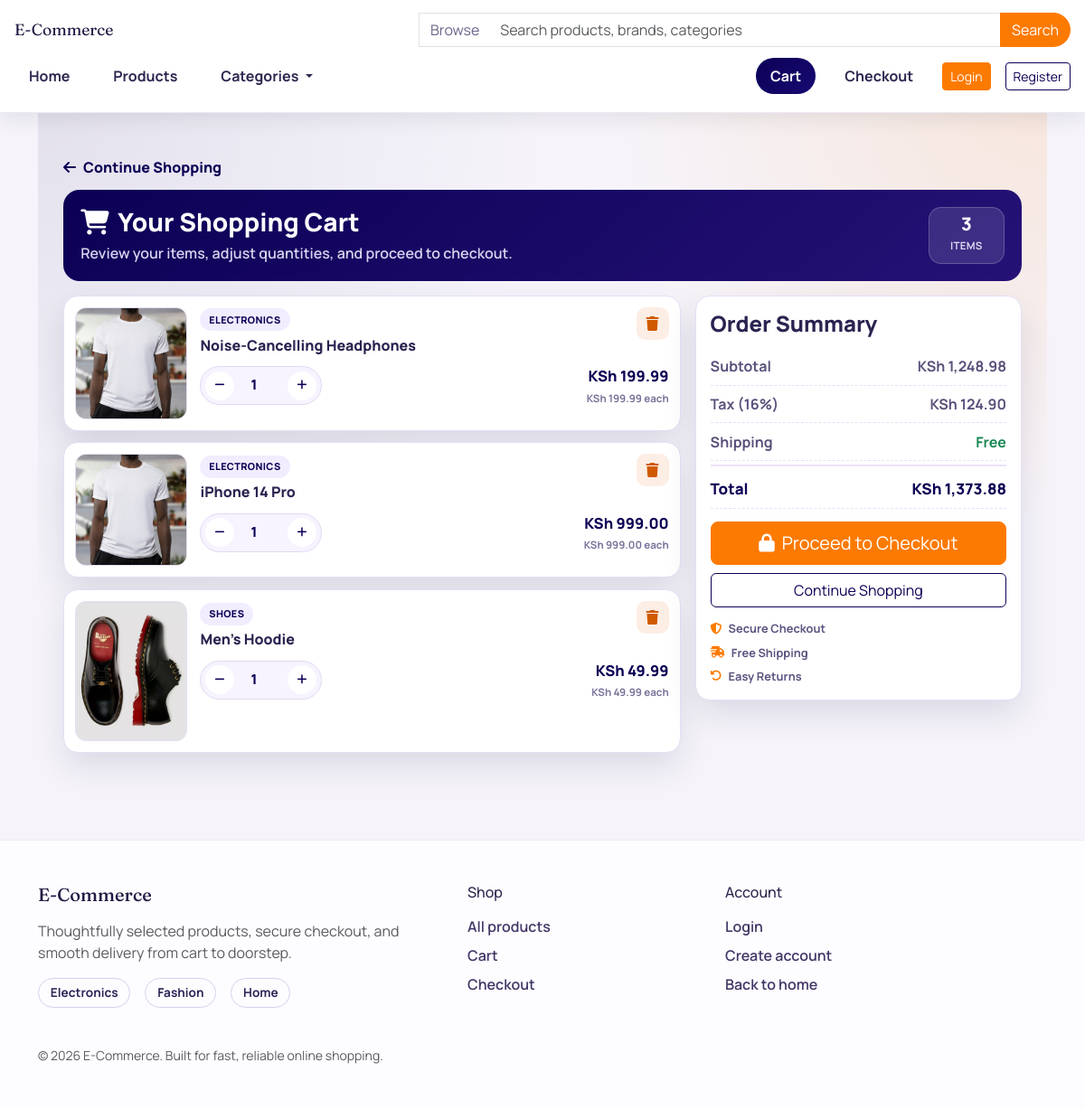
Page /index.php?page=cart on the committed database.
### tables this page shows
CREATE TABLE `cart_items` (
  `id` int(10) UNSIGNED NOT NULL,
  `cart_id` int(10) UNSIGNED NOT NULL,
  `product_id` int(10) UNSIGNED NOT NULL,
  `quantity` int(10) UNSIGNED NOT NULL DEFAULT 1,
  `price` decimal(10,2) NOT NULL,
  `created_at` timestamp NOT NULL DEFAULT current_timestamp()
);

CREATE TABLE `products` (
  `id` int(10) UNSIGNED NOT NULL,
  `sku` varchar(100) DEFAULT NULL,
  `name` varchar(255) NOT NULL,
  `slug` varchar(191) NOT NULL,
  `description` text DEFAULT NULL,
  `category_id` int(10) UNSIGNED DEFAULT NULL,
  `tags` text DEFAULT NULL,
  `price` decimal(10,2) NOT NULL DEFAULT 0.00,
  `image_path` varchar(255) DEFAULT NULL,
  `sale_price` decimal(10,2) DEFAULT NULL,
  `stock` int(11) NOT NULL DEFAULT 0,
  `is_active` tinyint(1) NOT NULL DEFAULT 1,
  `created_at` timestamp NOT NULL DEFAULT current_timestamp(),
  `updated_at` timestamp NULL DEFAULT NULL ON UPDATE current_timestamp()
);

CREATE TABLE `settings` (
  `key` varchar(191) NOT NULL,
  `value` text DEFAULT NULL,
  `updated_at` timestamp NOT NULL DEFAULT current_timestamp() ON UPDATE current_timestamp()
);

### pages/cart.php (the view, shortened to what the rows shown need)
<?php
$user = $_SESSION['user'] ?? null;
require_once __DIR__ . '/../includes/db_functions.php';
if ($user) {
    $cart = get_user_cart((int)$user['id']);
} else {
    $cart = get_session_cart();
}
$tax_rate = 0.10;
$currency = get_setting('currency', 'KSh');
if ($currency === 'KSh' || $currency === 'KES') {
    $currency_prefix = 'KSh ';
} elseif ($currency === 'USD') {
    $currency_prefix = '$';
} else {
    $currency_prefix = $currency . ' ';
}
?>
<section
    class="cart-shell"
    data-cart-root
    data-tax-rate="<?php echo htmlspecialchars((string)$tax_rate, ENT_QUOTES, 'UTF-8'); ?>"
    data-currency-prefix="<?php echo htmlspecialchars($currency_prefix, ENT_QUOTES, 'UTF-8'); ?>"
>
    <div class="container py-4 py-lg-5">
        <header class="cart-header">
            <div>
                <h1><i class="fas fa-shopping-cart"></i> Your Shopping Cart</h1>
            </div>
        </header>
        <?php if (!$cart || empty($cart['items'])): ?>
            <div class="cart-empty-state" data-cart-empty>
                <div class="cart-empty-icon">
                    <i class="fas fa-shopping-basket"></i>
                </div>
                <h3>Your Cart Is Empty</h3>
                <p>Start exploring and add products to build your order.</p>
                <p class="cart-local-hint" data-cart-local-hint></p>
                <a href="index.php?page=products" class="btn btn-primary btn-lg">
                    <i class="fas fa-bag-shopping me-2"></i>Browse Products
                </a>
            </div>
        <?php else: ?>
            <div class="cart-layout">
                <div class="cart-lines" data-cart-list>
                    <?php foreach ($cart['items'] as $item): ?>
                        <?php
                            $item_id = (int)($item['id'] ?? 0);
                            $qty = (int)($item['quantity'] ?? 1);
                            $unit_price = (float)($item['unit_price'] ?? 0);
                            $line_total = (float)($item['subtotal'] ?? 0);
                            $item_image = resolve_product_image_path($item);
                            $item_category = trim((string)($item['categories'] ?? ''));
                            if ($item_category === '') {
                                $item_category = ucwords(str_replace('-', ' ', guess_product_category_slug($item)));
                            }
                        ?>
                        <article
                            class="cart-line-item"
                            data-cart-item
                            data-item-id="<?php echo $item_id; ?>"
                            data-quantity="<?php echo $qty; ?>"
                            data-unit-price="<?php echo htmlspecialchars(number_format($unit_price, 2, '.', ''), ENT_QUOTES, 'UTF-8'); ?>"
                        >
                            <a
                                class="cart-item-image-wrap"
                                href="index.php?page=product&id=<?php echo (int)($item['product_id'] ?? 0); ?>"
                                aria-label="<?php echo htmlspecialchars($item['product_name'] ?? 'Product'); ?>"
                            >
                                <img
                                    src="<?php echo htmlspecialchars($item_image); ?>"
                                    alt="<?php echo htmlspecialchars($item['product_name'] ?? 'Product'); ?>"
                                    class="cart-item-image"
                                >
                            </a>
                            <div class="cart-item-content">
                                <div class="cart-item-title-row">
                                    <div>
                                        <div class="cart-item-category"><?php echo htmlspecialchars($item_category); ?></div>
                                        <h3 class="cart-item-name"><?php echo htmlspecialchars($item['product_name'] ?? 'Product'); ?></h3>
                                    </div>
                                    <form method="POST" action="index.php?page=cart" class="js-cart-form js-cart-remove">
                                        <button type="submit" class="cart-remove-btn" aria-label="Remove item">
                                            <i class="fas fa-trash"></i>
                                        </button>
                                    </form>
                                </div>
                                <div class="cart-item-bottom">
                                    <form method="POST" action="index.php?page=cart" class="cart-qty-form js-cart-form js-cart-update">
                                        <button type="button" class="cart-qty-btn js-qty-step" data-step="-1" aria-label="Decrease quantity">
                                            <i class="fas fa-minus"></i>
                                        </button>
                                        <input
                                            type="number"
                                            name="quantity"
                                            class="cart-qty-input js-qty-input"
                                            value="<?php echo $qty; ?>"
                                            min="1"
                                            inputmode="numeric"
                                            aria-label="Quantity"
                                        >
                                        <button type="button" class="cart-qty-btn js-qty-step" data-step="1" aria-label="Increase quantity">
                                            <i class="fas fa-plus"></i>
                                        </button>
                                    </form>
                                    <div class="cart-item-price">
                                        <strong class="cart-line-total" data-line-total data-amount="<?php echo htmlspecialchars(number_format($line_total, 2, '.', ''), ENT_QUOTES, 'UTF-8'); ?>">
                                        </strong>
                                        <span class="cart-unit-price">
                                            <?php echo format_currency($unit_price); ?> each
                                        </span>
                                    </div>
                                </div>
                            </div>
                        </article>
                    <?php endforeach; ?>
                </div>
            </div>
        <?php endif; ?>
    </div>
</section>

### rows in the picture
cart_items: item_category "ELECTRONICS", product.name "Noise-Cancelling Headphones", quantity "1", price.value "KSh 199.99"
cart_items: item_category "ELECTRONICS", product.name "iPhone 14 Pro", quantity "1", price.value "KSh 999.00"
cart_items: shows a picture, item_category "SHOES", product.name "Men's Hoodie", quantity "1", price.value "KSh 49.99"

### other values in the picture
$item_count "3"
